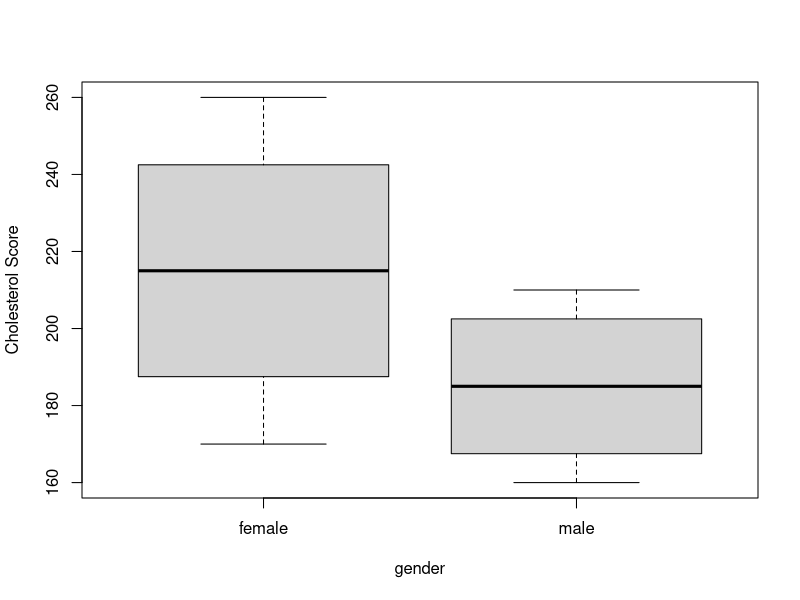
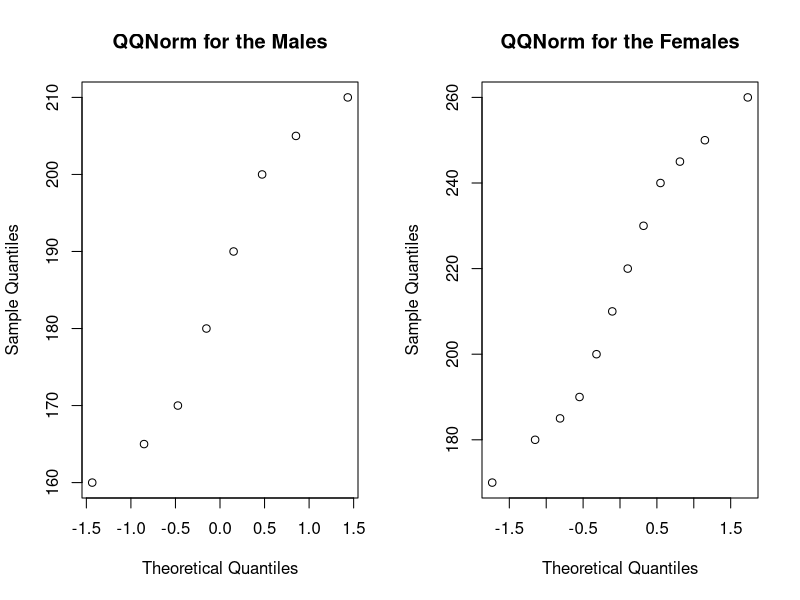

Source code (R) for these figures, in order:
###################################################
### chunk number 1: preliminaries
###################################################
#line 4 "indep_t.Rnw"
options(width=60)
library(lattice)
options(show.signif.stars = FALSE)
set.seed(123454321)


###################################################
### chunk number 2: firstind
###################################################
#line 68 "indep_t.Rnw"
cholest<-data.frame(chol=c(245,170,180,190,200,210,220,230,240,250,260,185,205,160,170,180,190,200,210,165),
  gender=rep(c("female", "male"), c(12,8)))
str(cholest)
boxplot(chol~gender, cholest, ylab="Cholesterol Score")


###################################################
### chunk number 3: normalt
###################################################
#line 78 "indep_t.Rnw"
par(mfrow=c(1,2))
qqnorm(cholest$chol[cholest$gender=="male"], main="QQNorm for the Males")
qqnorm(cholest$chol[cholest$gender=="female"], main="QQNorm for the Females")


###################################################
### chunk number 4: homv
###################################################
#line 92 "indep_t.Rnw"
var.test(chol~gender, cholest)


###################################################
### chunk number 5: firsttest
###################################################
#line 99 "indep_t.Rnw"
t.test(chol~gender, cholest)


###################################################
### chunk number 6: estrial
###################################################
#line 158 "indep_t.Rnw"
with(cholest, tapply(chol, gender, mean))
with(cholest, tapply(chol, gender, sd))
with(cholest, tapply(chol, gender, length))


